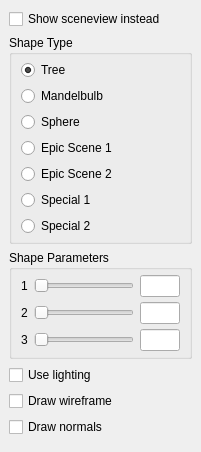
  <widget class="QDockWidget" name="shapesDock">
   <property name="windowTitle">
    <string>Shapes/Scene&amp;view</string>
   </property>
   <attribute name="dockWidgetArea">
    <number>1</number>
   </attribute>
   <widget class="QWidget" name="shapesDockContents">
    <layout class="QVBoxLayout" name="verticalLayout_7">
     <item>
      <widget class="QCheckBox" name="showSceneviewInstead">
       <property name="text">
        <string>Show sceneview instead</string>
       </property>
      </widget>
     </item>
     <item>
      <widget class="QGroupBox" name="shapeType">
       <property name="title">
        <string>Shape Type</string>
       </property>
       <layout class="QVBoxLayout" name="verticalLayout_8">
        <property name="topMargin">
         <number>5</number>
        </property>
        <property name="bottomMargin">
         <number>5</number>
        </property>
        <item>
         <widget class="QRadioButton" name="shapeTypeCube">
          <property name="text">
           <string>Tree</string>
          </property>
          <property name="checked">
           <bool>true</bool>
          </property>
         </widget>
        </item>
        <item>
         <widget class="QRadioButton" name="shapeTypeCone">
          <property name="text">
           <string>Mandelbulb</string>
          </property>
         </widget>
        </item>
        <item>
         <widget class="QRadioButton" name="shapeTypeSphere">
          <property name="text">
           <string>Sphere</string>
          </property>
         </widget>
        </item>
        <item>
         <widget class="QRadioButton" name="shapeTypeCylinder">
          <property name="text">
           <string>Epic Scene 1</string>
          </property>
         </widget>
        </item>
        <item>
         <widget class="QRadioButton" name="shapeTypeTorus">
          <property name="text">
           <string>Epic Scene 2</string>
          </property>
         </widget>
        </item>
        <item>
         <widget class="QRadioButton" name="shapeTypeSpecial1">
          <property name="text">
           <string>Special 1</string>
          </property>
         </widget>
        </item>
        <item>
         <widget class="QRadioButton" name="shapeTypeSpecial2">
          <property name="text">
           <string>Special 2</string>
          </property>
         </widget>
        </item>
       </layout>
      </widget>
     </item>
     <item>
      <widget class="QGroupBox" name="shapeParameters">
       <property name="title">
        <string>Shape Parameters</string>
       </property>
       <layout class="QGridLayout" name="gridLayout_4">
        <property name="topMargin">
         <number>5</number>
        </property>
        <property name="bottomMargin">
         <number>5</number>
        </property>
        <property name="verticalSpacing">
         <number>5</number>
        </property>
        <item row="0" column="0">
         <widget class="QLabel" name="shapeParameterLabel1">
          <property name="text">
           <string>1</string>
          </property>
         </widget>
        </item>
        <item row="2" column="0">
         <widget class="QLabel" name="shapeParameterLabel2">
          <property name="text">
           <string>2</string>
          </property>
         </widget>
        </item>
        <item row="4" column="0">
         <widget class="QLabel" name="shapeParameterLabel3">
          <property name="text">
           <string>3</string>
          </property>
         </widget>
        </item>
        <item row="0" column="1">
         <widget class="QSlider" name="shapeParameterSlider1">
          <property name="minimumSize">
           <size>
            <width>100</width>
            <height>0</height>
           </size>
          </property>
          <property name="orientation">
           <enum>Qt::Horizontal</enum>
          </property>
         </widget>
        </item>
        <item row="2" column="1">
         <widget class="QSlider" name="shapeParameterSlider2">
          <property name="minimumSize">
           <size>
            <width>100</width>
            <height>0</height>
           </size>
          </property>
          <property name="orientation">
           <enum>Qt::Horizontal</enum>
          </property>
         </widget>
        </item>
        <item row="4" column="1">
         <widget class="QSlider" name="shapeParameterSlider3">
          <property name="minimumSize">
           <size>
            <width>100</width>
            <height>0</height>
           </size>
          </property>
          <property name="orientation">
           <enum>Qt::Horizontal</enum>
          </property>
         </widget>
        </item>
        <item row="0" column="2">
         <widget class="QLineEdit" name="shapeParameterTextbox1">
          <property name="minimumSize">
           <size>
            <width>40</width>
            <height>0</height>
           </size>
          </property>
          <property name="maximumSize">
           <size>
            <width>40</width>
            <height>16777215</height>
           </size>
          </property>
         </widget>
        </item>
        <item row="2" column="2">
         <widget class="QLineEdit" name="shapeParameterTextbox2">
          <property name="minimumSize">
           <size>
            <width>40</width>
            <height>0</height>
           </size>
          </property>
          <property name="maximumSize">
           <size>
            <width>40</width>
            <height>16777215</height>
           </size>
          </property>
         </widget>
        </item>
        <item row="4" column="2">
         <widget class="QLineEdit" name="shapeParameterTextbox3">
          <property name="minimumSize">
           <size>
            <width>40</width>
            <height>0</height>
           </size>
          </property>
          <property name="maximumSize">
           <size>
            <width>40</width>
            <height>16777215</height>
           </size>
          </property>
         </widget>
        </item>
       </layout>
      </widget>
     </item>
     <item>
      <widget class="QCheckBox" name="useLightingCheckbox">
       <property name="text">
        <string>Use lighting</string>
       </property>
      </widget>
     </item>
     <item>
      <widget class="QCheckBox" name="drawWireframeCheckbox">
       <property name="text">
        <string>Draw wireframe</string>
       </property>
      </widget>
     </item>
     <item>
      <widget class="QCheckBox" name="drawNormalsCheckbox">
       <property name="text">
        <string>Draw normals</string>
       </property>
      </widget>
     </item>
     <item>
      <widget class="QWidget" name="shapesDockEmptySpace" native="true">
       <property name="sizePolicy">
        <sizepolicy hsizetype="Preferred" vsizetype="Expanding">
         <horstretch>0</horstretch>
         <verstretch>0</verstretch>
        </sizepolicy>
       </property>
      </widget>
     </item>
    </layout>
   </widget>
  </widget>
